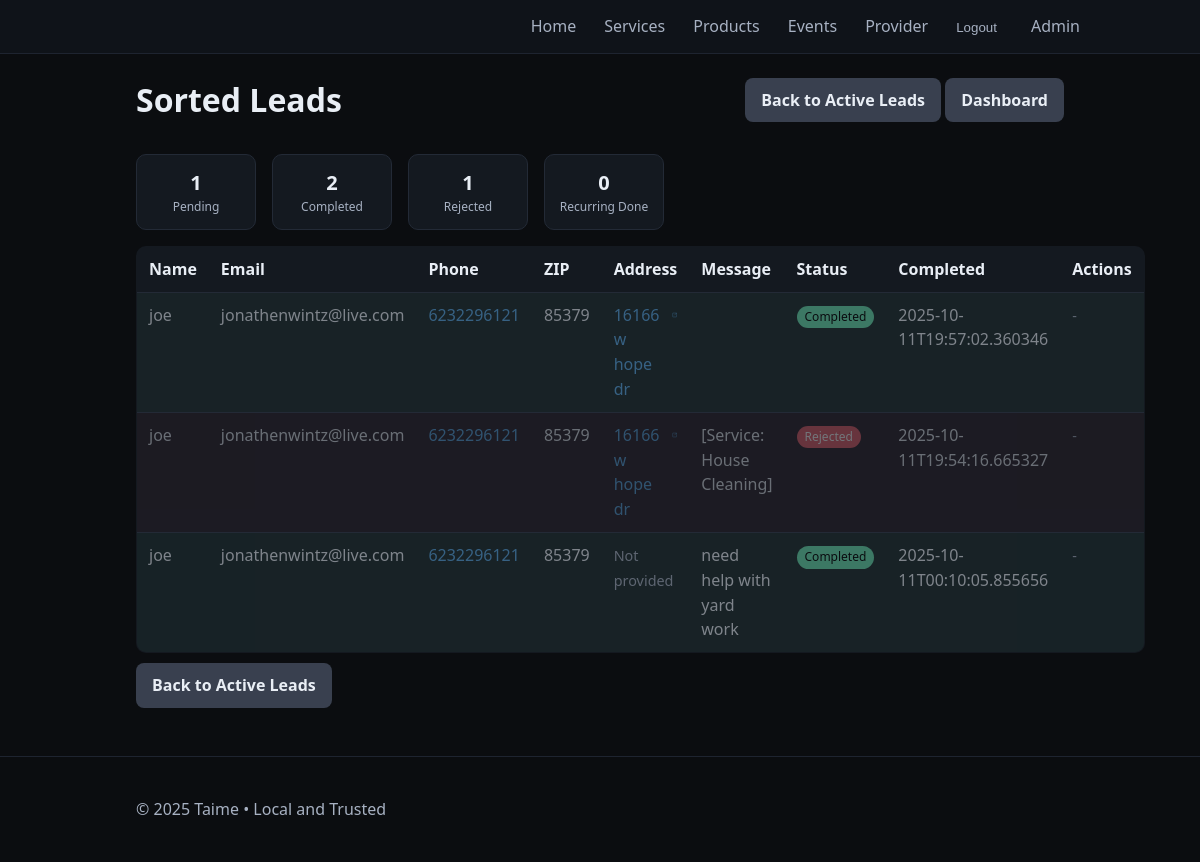
The app's page /provider/sorted-leads (signed in), older data.
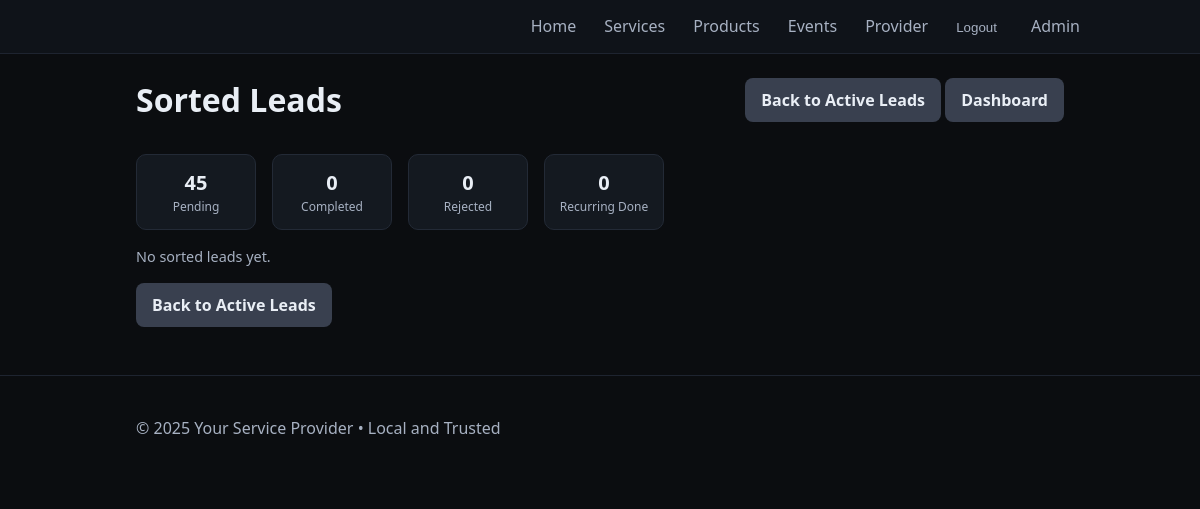
The same page, newer data.
### tables this page shows
CREATE TABLE leads (
              id INTEGER PRIMARY KEY AUTOINCREMENT,
              name TEXT NOT NULL,
              email TEXT,
              phone TEXT,
              zip TEXT,
              message TEXT,
              created_at TEXT NOT NULL
            , address TEXT, status TEXT DEFAULT 'new', follow_up_date TEXT, recurring INTEGER DEFAULT 0, provider_id INTEGER DEFAULT 0);

CREATE TABLE profile (
                            id INTEGER PRIMARY KEY CHECK (id = 1),
                            business_name TEXT,
                            contact_email TEXT,
                            phone TEXT,
                            base_zip TEXT,
                            address TEXT,
                            about TEXT
                        , first_name TEXT, profile_photo TEXT);

### app.py (the view)
    @app.route("/provider/sorted-leads")
    @provider_required
    def provider_sorted_leads():
        with closing(get_db()) as db:
            cur = db.cursor()
            cur.execute(
                """
                SELECT id, name, email, phone, zip, address, message, created_at, status, recurring, follow_up_date
                FROM leads
                WHERE status IN ('completed', 'rejected')
                ORDER BY created_at DESC
            """
            )
            sorted_leads = cur.fetchall()
            cur.execute("SELECT COUNT(*) FROM leads WHERE status IS NULL OR status = 'new'")
            pending_count = cur.fetchone()[0]
            cur.execute("SELECT COUNT(*) FROM leads WHERE status = 'completed'")
            completed_count = cur.fetchone()[0]
            cur.execute("SELECT COUNT(*) FROM leads WHERE status = 'rejected'")
            rejected_count = cur.fetchone()[0]
            cur.execute("SELECT COUNT(*) FROM leads WHERE recurring = 1 AND status = 'completed'")
            recurring_completed = cur.fetchone()[0]
        stats = {
            'pending': pending_count,
            'completed': completed_count,
            'rejected': rejected_count,
            'recurring_completed': recurring_completed
        }
        return render_template("provider_sorted_leads.html", leads=sorted_leads, stats=stats, title="Sorted Leads")

### app.py (called while the page is built)
def get_db():
    conn = sqlite3.connect(DB_PATH)
    conn.row_factory = sqlite3.Row
    return conn

### templates/provider_sorted_leads.html (shortened to what this page needs)
{% extends "base.html" %}
{% block content %}
<div class="header-row">
  <h1>Sorted Leads</h1>
  <div>
    <a class="btn secondary" href="{{ url_for('provider_leads') }}">Back to Active Leads</a>
    <a class="btn secondary" href="{{ url_for('provider_dashboard') }}">Dashboard</a>
  </div>
</div>
<div class="stats">
  <div class="stat">
    <div class="num">{{ stats.pending }}</div>
    <div class="label">Pending</div>
  </div>
  <div class="stat">
    <div class="num">{{ stats.completed }}</div>
    <div class="label">Completed</div>
  </div>
  <div class="stat">
    <div class="num">{{ stats.rejected }}</div>
    <div class="label">Rejected</div>
  </div>
  <div class="stat">
    <div class="num">{{ stats.recurring_completed }}</div>
    <div class="label">Recurring Done</div>
  </div>
</div>
{% if leads and leads|length > 0 %}
<table class="table">
  <thead>
    <tr><th>Name</th><th>Email</th><th>Phone</th><th>ZIP</th><th>Address</th><th>Message</th><th>Status</th><th>Completed</th><th>Actions</th></tr>
  </thead>
  <tbody>
    {% for l in leads %}
    <tr class="{% if l['status'] == 'completed' %}lead-completed{% elif l['status'] == 'rejected' %}lead-rejected{% endif %}">
      <td>{{ l['name'] }}</td>
      <td>{{ l['email'] }}</td>
      <td>
        {% if l['phone'] and l['phone'].strip() %}
          <a href="tel:{{ l['phone'] }}" class="phone-link">{{ l['phone'] }}</a>
        {% else %}
          <span class="muted">Not provided</span>
        {% endif %}
      </td>
      <td>{{ l['zip'] }}</td>
      <td>
        {% if l['address'] and l['address'].strip() %}
          <a href="https://maps.google.com/maps?q={{ l['address']|urlencode }}{{ (', ' + l['zip']) if l['zip'] else '' }}" target="_blank" class="address-link">
            {{ l['address'] }}
          </a>
        {% else %}
          <span class="muted">Not provided</span>
        {% endif %}
      </td>
      <td>
        {{ l['message'] }}
      </td>
      <td>
        {% if l['status'] == 'completed' %}
          <span class="badge" style="background: var(--ok); color: #000;">Completed</span>
        {% elif l['status'] == 'rejected' %}
          <span class="badge" style="background: var(--danger); color: #fff;">Rejected</span>
        {% else %}
          <span class="muted">{{ l['status'] or 'New' }}</span>
        {% endif %}
      </td>
      <td>{{ l['created_at'] }}</td>
      <td>
        {% if l['status'] == 'completed' and l['recurring'] %}
          <form method="post" action="{{ url_for('provider_schedule_next_week', lead_id=l['id']) }}" class="inline-form">
            <input type="hidden" name="csrf_token" value="{{ csrf_token() }}">
            <button type="submit" class="btn small" style="background: var(--accent); color: #000;" title="Schedule next week">📅 Next</button>
          </form>
        {% else %}
          <span class="muted">-</span>
        {% endif %}
      </td>
    </tr>
    {% endfor %}
  </tbody>
</table>
<div style="margin-top:10px;">
  <a class="btn secondary" href="{{ url_for('provider_leads') }}">Back to Active Leads</a>
</div>
{% else %}
<p class="muted">No sorted leads yet.</p>
<div style="margin-top:10px;">
  <a class="btn secondary" href="{{ url_for('provider_leads') }}">Back to Active Leads</a>
</div>
{% endif %}
{% endblock %}

### templates/base.html (shortened to what this page needs)
<!doctype html>
<html lang="en">
<head>
      <link rel="stylesheet" href="{{ url_for('static', filename='styles.css') }}?v=20251015-11">
</head>
<body>
  <header class="site-header">
    <div class="container header-inner">
      <nav id="site-nav" class="nav">
  <a href="{% if session.get('provider') %}{{ url_for('provider_dashboard') }}{% else %}{{ url_for('home') }}{% endif %}" class="nav-link">Home</a>
        <a href="{{ url_for('services') }}" class="nav-link">Services</a>
        <a href="{{ url_for('products') }}" class="nav-link">Products</a>
         <a href="{{ url_for('events') }}" class="nav-link">Events</a>
        {% if session.get('provider') %}
          <a href="{{ url_for('provider_dashboard') }}" class="nav-link">Provider</a>
          <form action="{{ url_for('provider_logout') }}" method="post" class="inline-form">
            <button type="submit" class="linklike">Logout</button>
          </form>
        {% else %}
          <a href="{{ url_for('provider_login') }}" class="nav-link">Provider</a>
        {% endif %}
        {% if session.get('admin') %}
          <a href="{{ url_for('admin_dashboard') }}" class="nav-link admin-link">Admin</a>
        {% else %}
          <a href="{{ url_for('admin_login') }}" class="nav-link admin-link">Admin</a>
        {% endif %}
      </nav>
    </div>
  </header>
  <main class="container">
    {% block content %}{% endblock %}
  </main>
  <footer class="site-footer">
    <div class="container">
  <p>&copy; {{ current_year }} {{ profile.business_name or "Local Provider Services" }} • Local and Trusted</p>
    </div>
  </footer>
</body>
</html>

Row changes from the older to the newer data that the page shows:
removed leads: name "joe", email "jonathenwintz@live.com", phone "6232296121", zip "85379", address "16166 w hope dr", status "Completed", created_at "2025-10-11T19:57:02.360346"
removed leads: name "joe", email "jonathenwintz@live.com", phone "6232296121", zip "85379", address "16166 w hope dr", message "[Service: House Cleaning]", status "Rejected", created_at "2025-10-11T19:54:16.665327"
removed leads: name "joe", email "jonathenwintz@live.com", phone "6232296121", zip "85379", shows "Not provided", message "need help with yard work", status "Completed", created_at "2025-10-11T00:10:05.855656"
no longer on this page (row edited): profile: business_name "Taime"
Text that changed along with them:
{{ stats.pending }}: "1" → "45"
{{ stats.completed }}: "2" → "0"
{{ stats.rejected }}: "1" → "0"
{{ profile.business_name or "Local Provider Services" }}: (not shown) → "Your Service Provider"
text no longer shown: "Name Email Phone ZIP Address Message Status Completed Actions"
text now shown: "No sorted leads yet."
